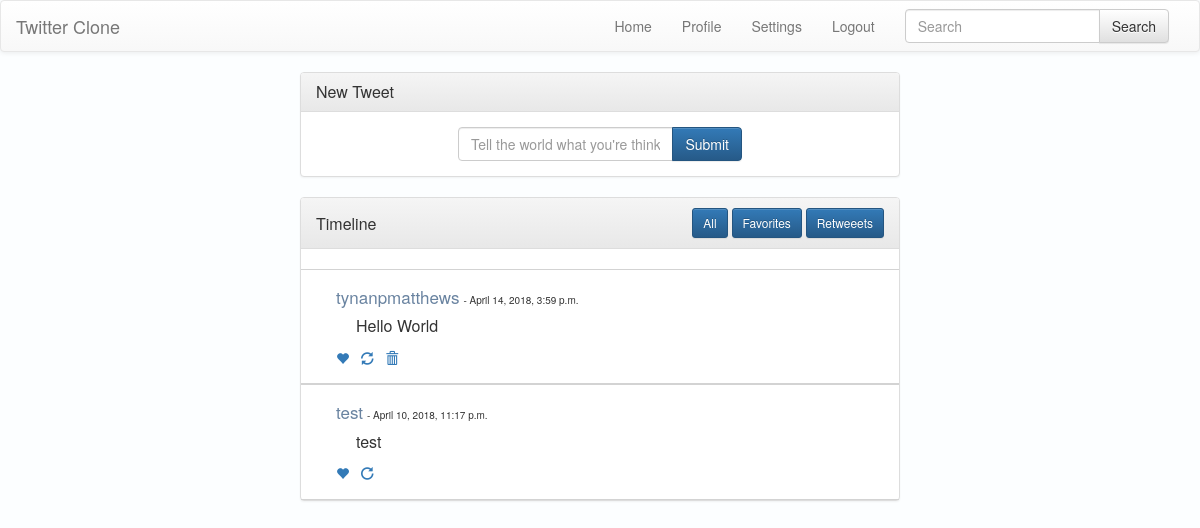
Page /index/ (signed in) on the committed database.
### interface/models.py (models this page shows)
class tweet(models.Model):
    tweetID = models.AutoField(primary_key=True)
    posterID = models.ForeignKey(twitteruser, on_delete=models.CASCADE)
    Message = models.CharField(max_length=140)
    PostTime = models.DateTimeField(default=datetime.now, blank=True)

### interface/views.py (the view)
# urls.py: path('index/', views.index, name='index'),
def index(request):
    if request.user.is_authenticated:
        following = [i['userID_id'] for i in list(follower.objects.filter(followerID_id=request.user.username).values('userID_id'))]
        following.append(request.user.username)
        favorites = [i['tweetID_id'] for i in list(favorite.objects.filter(userID_id=request.user.username).values('tweetID_id'))]
        retweets = [i['tweetID_id'] for i in list(retweet.objects.filter(userID_id=request.user.username).values('tweetID_id'))]
        current_user = twitteruser.objects.get(username=request.user.username)
        favorited = request.GET.get('favorite')
        retweeted = request.GET.get('retweet')
        deleted = request.GET.get('deleted')
        if favorited:
            if int(favorited) not in favorites:
                favorite.objects.create(tweetID_id=int(favorited), userID_id=current_user.username)
            else:
                favorite.objects.get(tweetID_id=int(favorited), userID_id=current_user.username).delete()
            return redirect(index)
        if retweeted:
            if int(retweeted) not in retweets:
                retweet.objects.create(tweetID_id=int(retweeted), userID_id=current_user.username)
            else:
                retweet.objects.get(tweetID_id=int(retweeted), userID_id=current_user.username).delete()
            return redirect(index)
        if deleted:
            tweet.objects.get(tweetID=int(deleted), posterID_id=current_user.username).delete()
            return redirect(index)
        view = request.GET.get('view')
        if view == 'favorites':
            tweets = list(tweet.objects.filter(tweetID__in=favorites).values())
        elif view == 'retweets':
            tweets = list(tweet.objects.filter(tweetID__in=retweets).values())
        else:
            tweets = list(tweet.objects.filter(posterID_id__in=following).values())
            rtweets = list(tweet.objects.filter(tweetID__in=retweets).values())
            for i in rtweets:
                if not any(j['tweetID'] == i['tweetID'] for j in tweets):
                    tweets.append(i.copy())
        sorted_tweets = [(dict_['PostTime'], dict_) for dict_ in tweets]
        sorted_tweets.sort(reverse=True)
        sorted_tweets = [dict_ for (key, dict_) in sorted_tweets]
        if request.method == 'POST':
            if request.POST['message'] == "":
                return redirect(index)
            tweet.objects.create(posterID_id=current_user.username, Message=request.POST['message'], PostTime=datetime.datetime.now())
            return redirect(index)
        else:
            return render(request, 'index.html', {'tweets': sorted_tweets, 'view': view, 'favorites': favorites, 'retweets': retweets})
    else:
        return redirect(login_page)

### interface/templates/index.html (shortened to what this page needs)
{% load static %}
<!DOCTYPE html>
<html>
    <head>
    </head>
    <body>
        <div>
            {% include 'header.html' %}
            <div class="panel panel-default center-block" style="width: 50%;">
              <div class="panel-heading">
                <h3 class="panel-title">New Tweet</h3>
              </div>
                <div class="panel-body">
                    <form action="{% url 'index'%}?view={{ view }}" method="post">
                        <div class="input-group" style="width: 50%; margin: 0 auto;">
                            <input autocomplete="off" class="form-control" placeholder="Tell the world what you're thinking..." maxlength="140" name="message" style="resize: none;"></input>
                            <span class="input-group-btn">
                                <button name="tweeting" value="1" class="btn btn-primary">Submit</button>
                            </span>
                        </div>
                    </form>
                </div>
            </div>
            <div class="panel panel-default center-block" style="width: 50%;">
                <div class="panel-heading clearfix">
                    <div style="padding-top: 7px;" class="pull-left">
                    {% if view == 'favorites' %}
                    <h3 class="panel-title">Favorites</h3>
                    {% elif view == 'retweets' %}
                    <h3 class="panel-title">Retweets</h3>
                    {% else %}
                    <h3 class="panel-title">Timeline</h3>
                    {% endif %}
                    </div>
                    <div class="pull-right">
                        <a class="btn btn-primary btn-sm" href="{% url 'index' %}?view=all">All</a>
                        <a class="btn btn-primary btn-sm" href="{% url 'index' %}?view=favorites">Favorites</a>
                        <a class="btn btn-primary btn-sm" href="{% url 'index' %}?view=retweets">Retweeets</a>
                    </div>
                </div>
                <div class="center-block" style="max-height: 500px; overflow: auto; overflow-x: hidden;" id="timeline">
                    <div>
                        <br>
                        {% for i in tweets %}
                        <div style="padding-left: 20px; border-top:1px solid lightgrey; border-bottom:1px solid lightgrey;">
                            <div class="panel-body">
                                <a style="font-size: 17px; color: #6983A0; text-decoration: none; display: inline;" href="{% url 'profile' %}?user={{ i.posterID_id }}">{{ i.posterID_id }}</a>
                                <p style="display: inline; font-size: 10px;"> - {{ i.PostTime }}</p>
                                <br>
                                <p style="word-break: break-all; padding: 6px 0px 0px 20px; font-size: 16px;">{{ i.Message }}<p>
                                <p style="display: inline; font-size: 13px;">
                                    {% if i.tweetID not in favorites %}
                                    <a href="{% url 'index' %}?view={{ view }}&favorite={{ i.tweetID }}"><span class="glyphicon glyphicon-heart-empty" aria-hidden="true"></span></a>
                                    {% else %}
                                    <a href="{% url 'index' %}?view={{ view }}&favorite={{ i.tweetID }}"><span class="glyphicon glyphicon-heart" aria-hidden="true"></span></a>
                                    {% endif %}
                                    {% if i.tweetID not in retweets %}
                                    <a style="padding-left: 8px;" href="{% url 'index' %}?view={{ view }}&retweet={{ i.tweetID }}"><span class="glyphicon glyphicon-refresh" aria-hidden="true"></span></a>
                                    {% else %}
                                    <a style="padding-left: 8px;" href="{% url 'index' %}?view={{ view }}&retweet={{ i.tweetID }}"><span class="glyphicon glyphicon-repeat" aria-hidden="true"></span></a>
                                    {% endif %}
                                    {% if i.posterID_id == request.user.username %}
                                    <a style="padding-left: 8px;" href="{% url 'index' %}?view={{ view }}&deleted={{ i.tweetID }}"><span class="glyphicon glyphicon-trash" aria-hidden="true"></span></a>
                                    {% endif %}
                                </p>
                            </div>
                        </div>
                        {% endfor %}
                    </div>
                </div>
            </div>
          </div>
    </body>
</html>

### interface/static/cssLocal.css (style rules this page uses)
body { background-color: #FCFEFF; }

### rows in the picture
tweet: posterID_id "tynanpmatthews", PostTime "April 14, 2018, 3:59 p.m.", Message "Hello World"
tweet: posterID_id "test", PostTime "April 10, 2018, 11:17 p.m.", Message "test"
